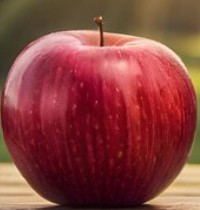
#> input picture 2.0.0_Enfoque_Probabilidad (Incertidumbre)/2.7_Percepcion/49_2_Template Matching_Solo Manzana.jpg, 200 x 210 px, found by its file name
$ python 49_Prob_Percepcion_Reconocimiento_Objetos.py
#> lines starting #> are read from the running program, lines starting #| are printed output that depends on the picture; after the words box and inside, x2 and y2 are one past the last pixel; in counts of white or black regions, pixels touching at a corner belong together; long printed decimals are rounded
# =========================================================
# 49 - RECONOCIMIENTO DE OBJETOS (Template Matching Clásico)
# ---------------------------------------------------------
# Descripción:
#   Este script implementa reconocimiento de objetos
#   usando "template matching": buscamos una subimagen
#   (template) dentro de una imagen más grande.
#
#   Toma:
#     - imagen_T : recorte del objeto que quiero detectar
#                  (por ejemplo, una manzana).
#     - imagen_I : escena completa donde podría aparecer
#                  esa manzana.
#
#   Objetivo:
#     Encontrar en qué parte de la imagen grande aparece
#     el patrón del template y marcarlo con un rectángulo.
#
#   Métricas usadas:
#
#   1) SSD (Sum of Squared Differences)
#      - Para cada posición (i,j), calculamos:
#           SSD(i,j) = Σ ( T(x,y) - I_sub(x,y) )^2
#        donde I_sub es la ventana de la imagen grande
#        alineada con el template.
#      - Cuanto más pequeño el SSD, más parecidas son.
#
#   2) Correlación normalizada (similaridad coseno)
#      - Para cada posición:
#           sim(i,j) = Σ [T * I_sub] /
#                      sqrt( Σ[T^2] * Σ[I_sub^2] )
#      - Cuanto más grande sim(i,j), mejor coincidencia.
#
#   Flujo:
#     • Convertimos ambas imágenes a escala de grises.
#     • Deslizamos el template por toda la imagen grande.
#     • Guardamos mapa de SSD y de similitud.
#     • Elegimos:
#           - el mínimo SSD  (mejor match por error bajo)
#           - el máximo sim  (mejor match por alta correlación)
#     • Dibujamos rectángulos en esas ubicaciones.
#
#   Visualización:
#     - Se muestra:
#         * El template
#         * La escena con el cuadro verde (SSD)
#         * La escena con el cuadro azul (correlación)
#         * Los mapas de calor de SSD y correlación
#
#   Uso típico:
#     - Reconocer un objeto conocido en una escena.
#     - Detección rígida sin rotación ni escala.
#     - Inspección industrial de piezas (¿está la pieza donde debe?).
#
#   Limitaciones:
#     - Supone que el objeto no rota ni cambia de tamaño.
#     - Muy sensible a iluminación diferente.
#     - Solo funciona bien si el template está casi idéntico
#       dentro de la imagen.
#
#   Nota:
#     Esto es reconocimiento de objetos "clásico", previo
#     a redes neuronales tipo YOLO / Faster R-CNN.
# =========================================================

import cv2
import numpy as np

# Cargar imagen y declarar variables a utilizar
imagen_T = cv2.imread(r'C:\Users\Gusta\Desktop\Inteligencia artificial\Algoritmos-de-IA\2.0.0_Enfoque_Probabilidad (Incertidumbre)\2.7_Percepcion\49_2_Template Matching_Solo Manzana.jpg')
#> imagen_T is the input picture: shape (210, 200, 3); mean B, G, R 61.9, 66, 136.6
imagen_I = cv2.imread(r'C:\Users\Gusta\Desktop\Inteligencia artificial\Algoritmos-de-IA\2.0.0_Enfoque_Probabilidad (Incertidumbre)\2.7_Percepcion\49_1_Template Matching_Manzana y paisaje.jpg')
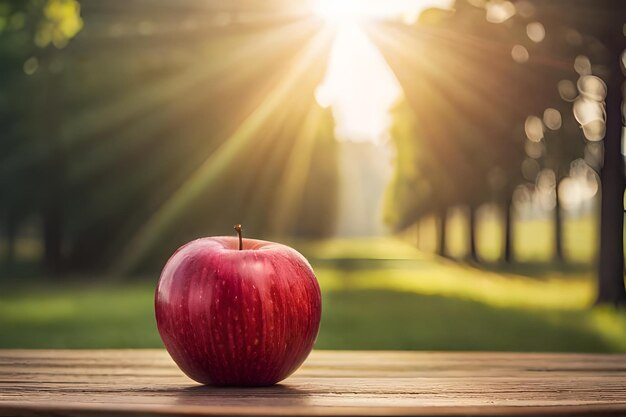
#> input picture 2.0.0_Enfoque_Probabilidad (Incertidumbre)/2.7_Percepcion/49_1_Template Matching_Manzana y paisaje.jpg, 626 x 417 px, found by its file name
#> imagen_I is the input picture: shape (417, 626, 3); mean B, G, R 81.7, 115.7, 140.5

imagen_T_gray = cv2.cvtColor(imagen_T, cv2.COLOR_BGR2GRAY)
imagen_I_gray = cv2.cvtColor(imagen_I, cv2.COLOR_BGR2GRAY)
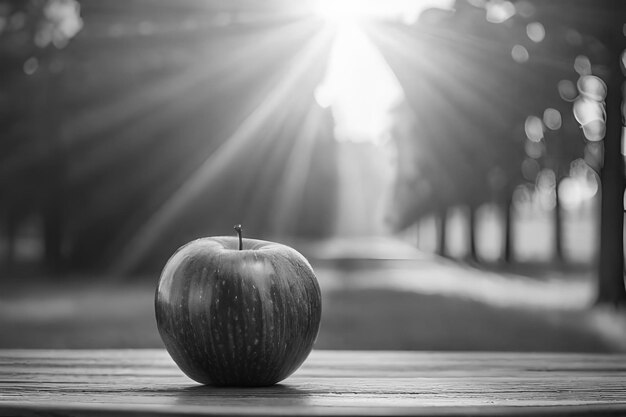
#> imagen_I_gray: shape (417, 626); min 4, max 255, mean 119.2

H, W   = imagen_I_gray.shape
#> H = 417; W = 626
s1, s2 = imagen_T_gray.shape
#> s1 = 210; s2 = 200

I = imagen_I_gray.astype(np.float32)
T = imagen_T_gray.astype(np.float32)

# Pequeña constante
eps = 1e-9

# Mapa de salida
TM_Diferencias = np.zeros((H-s1+1, W-s2+1), dtype=np.float32)
TM_Similitudes = np.zeros((H-s1+1, W-s2+1), dtype=np.float32)

# Template matching basado en diferencia al cuadrado (SSD)
for i in range(H-s1+1):
    for j in range(W-s2+1):
        I_sub = I[i:i+s1, j:j+s2]
        diff = T - I_sub
        TM_Diferencias[i, j] = np.sum(diff ** 2)
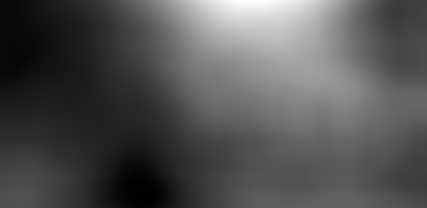
#> TM_Diferencias: shape (208, 427) float32; min 88578832, max 681965696, mean 281990432; drawn with min black and max white

# Template matching basado en similitud (correlación normalizada)
for i in range(H-s1+1):
    for j in range(W-s2+1):
        I_sub = I[i:i+s1, j:j+s2]
        sim = np.sum(T * I_sub) / (np.sqrt((np.sum(T ** 2) * np.sum(I_sub ** 2) + eps)))
        TM_Similitudes[i, j] = sim
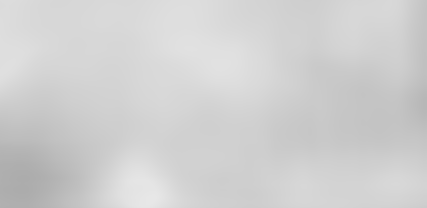
#> TM_Similitudes: shape (208, 427) float32; min 0.676, max 0.909, mean 0.818

# Mejor coincidencia para SSD
min_val = np.min(TM_Diferencias)
#> min_val = 88578832
min_loc = np.unravel_index(np.argmin(TM_Diferencias), TM_Diferencias.shape)
#> min_loc = (197, 150)
y0, x0 = int(min_loc[0]), int(min_loc[1])
#> y0 = 197; x0 = 150

# Mejor coincidencia para correlación normalizada
max_val = np.max(TM_Similitudes)
#> max_val = 0.909
max_loc = np.unravel_index(np.argmax(TM_Similitudes), TM_Similitudes.shape)
#> max_loc = (198, 152)
y1, x1 = int(max_loc[0]), int(max_loc[1])
#> y1 = 198; x1 = 152

# Dibujar rectángulo sobre la mejor coincidencia
img_color_SSD = imagen_I.copy()
cv2.rectangle(img_color_SSD, (x0, y0), (x0 + s2, y0 + s1), (0, 255, 0), 2)
#> img_color_SSD: shape (417, 626, 3); 0.94% of pixels changed, all inside (x1, y1, x2, y2) = (149, 196, 352, 409)

# Dibujar rectángulo sobre la mejor coincidencia
img_color_corr = imagen_I.copy()
cv2.rectangle(img_color_corr, (x1, y1), (x1 + s2, y1 + s1), (255, 0, 0), 2)
#> img_color_corr: shape (417, 626, 3); 0.94% of pixels changed, all inside (x1, y1, x2, y2) = (151, 197, 354, 410)

# Mostrar resultados
TM_norm_Diferencias = cv2.normalize(TM_Diferencias, None, 0, 255, cv2.NORM_MINMAX).astype(np.uint8)
TM_norm_Similitudes = cv2.normalize(TM_Similitudes, None, 0, 255, cv2.NORM_MINMAX).astype(np.uint8)
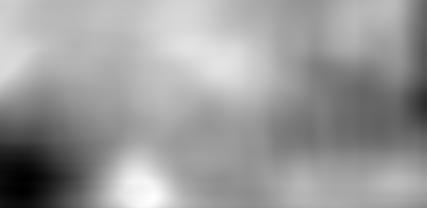
#> TM_norm_Similitudes: shape (208, 427); min 0, max 254, mean 154.6

cv2.imshow('Template', imagen_T)
cv2.imshow('Resultado SSD', img_color_SSD)
cv2.imshow('Resultado Correlacion', img_color_corr)
cv2.imshow('Mapa de error SSD', cv2.applyColorMap(TM_norm_Diferencias, cv2.COLORMAP_JET))
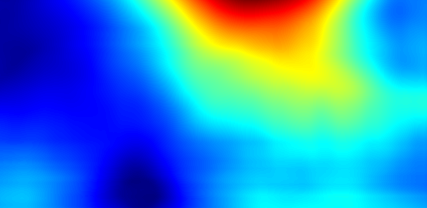
#> window 'Mapa de error SSD': shape (208, 427, 3); mean B, G, R 198.7, 141.7, 47.5
cv2.imshow('Mapa de error Correlacion', cv2.applyColorMap(TM_norm_Similitudes, cv2.COLORMAP_JET))
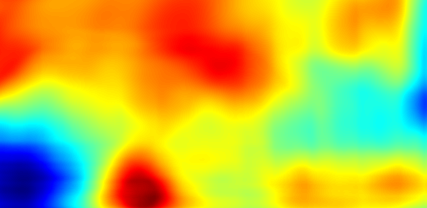
#> window 'Mapa de error Correlacion': shape (208, 427, 3); mean B, G, R 58.5, 186.3, 193.7

print("Error mínimo:", min_val)
#| Error mínimo: 88578830.0
print("Coordenadas de coincidencia:", (x0, y0))
#| Coordenadas de coincidencia: (150, 197)

print("Similitud máxima:", max_val)
#| Similitud máxima: 0.9092
print("Coordenadas de coincidencia:", (x1, y1))
#| Coordenadas de coincidencia: (152, 198)

cv2.waitKey(0)
cv2.destroyAllWindows()
